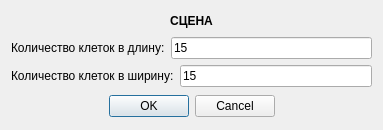
<?xml version="1.0" encoding="UTF-8"?>
<ui version="4.0">
 <class>CreateScene</class>
 <widget class="QDialog" name="CreateScene">
  <property name="geometry">
   <rect>
    <x>0</x>
    <y>0</y>
    <width>379</width>
    <height>130</height>
   </rect>
  </property>
  <property name="windowTitle">
   <string>Dialog</string>
  </property>
  <layout class="QVBoxLayout" name="verticalLayout">
   <item>
    <widget class="QLabel" name="label">
     <property name="font">
      <font>
       <bold>true</bold>
      </font>
     </property>
     <property name="text">
      <string>СЦЕНА</string>
     </property>
     <property name="alignment">
      <set>Qt::AlignCenter</set>
     </property>
    </widget>
   </item>
   <item>
    <layout class="QHBoxLayout" name="horizontalLayout">
     <item>
      <widget class="QLabel" name="label_2">
       <property name="text">
        <string>Количество клеток в длину:</string>
       </property>
      </widget>
     </item>
     <item>
      <widget class="QLineEdit" name="lineEdit">
       <property name="text">
        <string>15</string>
       </property>
      </widget>
     </item>
    </layout>
   </item>
   <item>
    <layout class="QHBoxLayout" name="horizontalLayout_2">
     <item>
      <widget class="QLabel" name="label_3">
       <property name="text">
        <string>Количество клеток в ширину:</string>
       </property>
      </widget>
     </item>
     <item>
      <widget class="QLineEdit" name="lineEdit_2">
       <property name="text">
        <string>15</string>
       </property>
      </widget>
     </item>
    </layout>
   </item>
   <item>
    <widget class="QDialogButtonBox" name="buttonBox">
     <property name="minimumSize">
      <size>
       <width>361</width>
       <height>26</height>
      </size>
     </property>
     <property name="orientation">
      <enum>Qt::Horizontal</enum>
     </property>
     <property name="standardButtons">
      <set>QDialogButtonBox::Cancel|QDialogButtonBox::Ok</set>
     </property>
     <property name="centerButtons">
      <bool>true</bool>
     </property>
    </widget>
   </item>
  </layout>
 </widget>
 <resources/>
 <connections>
  <connection>
   <sender>buttonBox</sender>
   <signal>rejected()</signal>
   <receiver>CreateScene</receiver>
   <slot>reject()</slot>
   <hints>
    <hint type="sourcelabel">
     <x>316</x>
     <y>260</y>
    </hint>
    <hint type="destinationlabel">
     <x>286</x>
     <y>274</y>
    </hint>
   </hints>
  </connection>
  <connection>
   <sender>buttonBox</sender>
   <signal>accepted()</signal>
   <receiver>CreateScene</receiver>
   <slot>accept()</slot>
   <hints>
    <hint type="sourcelabel">
     <x>248</x>
     <y>254</y>
    </hint>
    <hint type="destinationlabel">
     <x>157</x>
     <y>274</y>
    </hint>
   </hints>
  </connection>
 </connections>
</ui>
